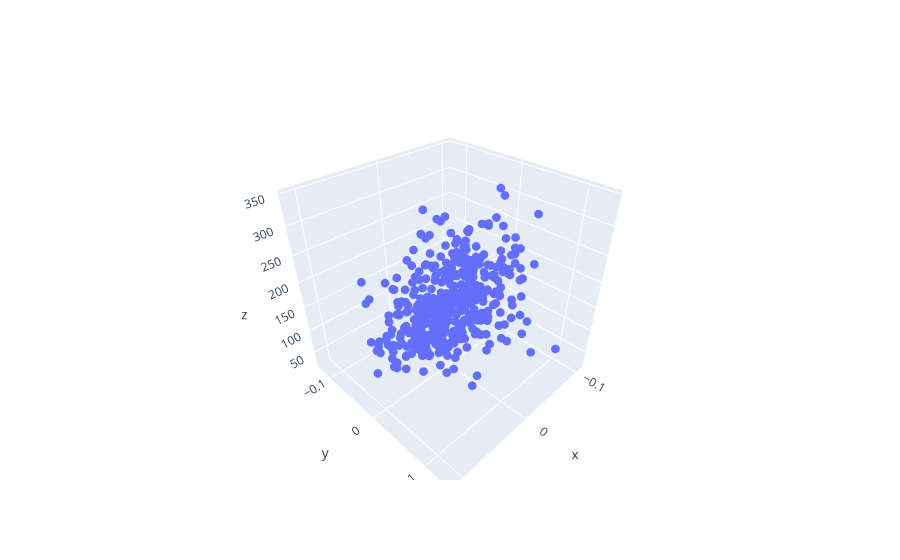

The notebook cell this image was saved under:
### Markdown cell above
#### 3D Plot using columns - age, s5 and target

### Code cell
# Plotly plot
import plotly.graph_objects as go
fig = go.Figure()
fig.add_trace(go.Scatter3d(
    x=df['age'],
    y=df['s5'],
    z=df['target'],
    mode='markers',
    marker=dict(size=3)
))
fig.show()

### Figure 1 — Plotly figure (JSON) as saved in the notebook; plotly's stock layout.template omitted (floating-point values rounded to 4 significant figures; data arrays with more than 128 entries replaced by an {"elided": "..."} marker saying what was removed)
{"data": [{"marker": {"size": 3}, "mode": "markers", "type": "scatter3d", "x": {"elided": "442 float values"}, "y": {"elided": "442 float values"}, "z": {"elided": "442 int values"}}], "layout": {}}
